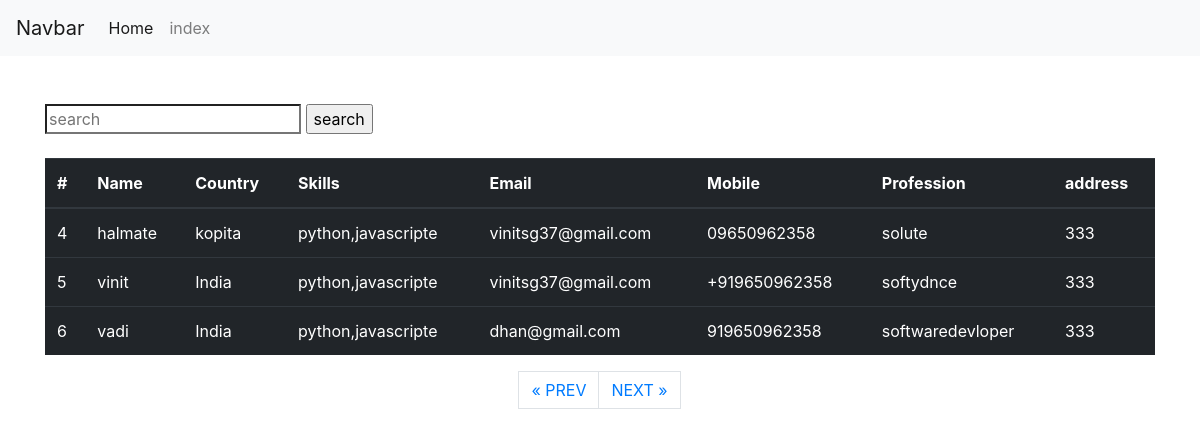
The page /home?page=2 on the database its author committed.
### tarin/models.py (models this page shows, shortened)
class trainer(models.Model):
    Name = models.CharField(max_length=100, blank=False)
    Country = models.CharField(max_length=100, blank=False)
    Skills = models.TextField(blank=False)
    Email = models.EmailField(blank=False)
    Mobile_number = models.CharField(max_length=100, blank=False)
    Profession = models.CharField(max_length=100, blank=False)
    Address = models.TextField(blank=False)
    objects = models.Manager()

### tarin/views.py (the view, shortened to what this page needs)
# urls.py: path('home', views.home, name='home'),
def home(request):
    print("runing")
    item_list = trainer.objects.order_by("id")
    paginator = Paginator(item_list, 3)
    page = request.GET.get('page')
    try:
        post_list = paginator.page(page)
    except PageNotAnInteger:
        post_list = paginator.page(1)
    except EmptyPage:
        post_list = paginator.page(paginator.num_pages)
    return render(request, 'home.html', {'page': page, 'post_list': post_list})

### tarin/templates/home.html (shortened to what this page needs)
{% extends 'base.html' %}
{% block content %}
<div class="container">
    <form action="{% url 'home' %}" method="POST">{% csrf_token %}
        <input id="search" type="search" name="search" placeholder="search">
        <input type="submit" value="search">
    </form>
    <div>
        <br>
        <table class="table table-dark">
            <thead class="table-dark">
                <tr>
                    <th scope="col">#</th>
                    <th scope="col">Name</th>
                    <th scope="col">Country</th>
                    <th scope="col">Skills</th>
                    <th scope="col">Email</th>
                    <th scope="col">Mobile</th>
                    <th scope="col">Profession</th>
                    <th scope="col">address</th>
                </tr>
            </thead>
            <tbody>
                {% for item in post_list %}
                <tr>
                    <td>{{ item.id }}</td>
                    <td>{{ item.Name }}</td>
                    <td>{{ item.Country}}</td>
                    <td>{{ item.Skills}}</td>
                    <td>{{ item.Email}}</td>
                    <td>{{ item.Mobile_number }}</td>
                    <td>{{ item.Profession }}</td>
                    <td>{{ item.Address }}</td>
                </tr>
                {% endfor %}
            </tbody>
        </table>
        {% if post_list.has_other_pages %}
        <ul class="pagination justify-content-center">
            {% if post_list.has_previous %}
            <li><a href="?page={{ post_list.previous_page_number }}" class="page-link">&laquo; PREV </a></li>
            {% endif %}
            {% if post_list.has_next %}
            <li><a href="?page={{ post_list.next_page_number }}" class="page-link"> NEXT &raquo;</a></li>
            {% endif %}
        </ul>
    </div>
    {% endif %}
    {% endblock %}

### rows shown on the page
trainer: id "4", Name "halmate", Country "kopita", Skills "python,javascripte", Email "vinitsg37@gmail.com", Mobile_number "09650962358", Profession "solute", Address "333"
trainer: id "5", Name "vinit", Country "India", Skills "python,javascripte", Email "vinitsg37@gmail.com", Mobile_number "+919650962358", Profession "softydnce", Address "333"
trainer: id "6", Name "vadi", Country "India", Skills "python,javascripte", Email "dhan@gmail.com", Mobile_number "919650962358", Profession "softwaredevloper", Address "333"
